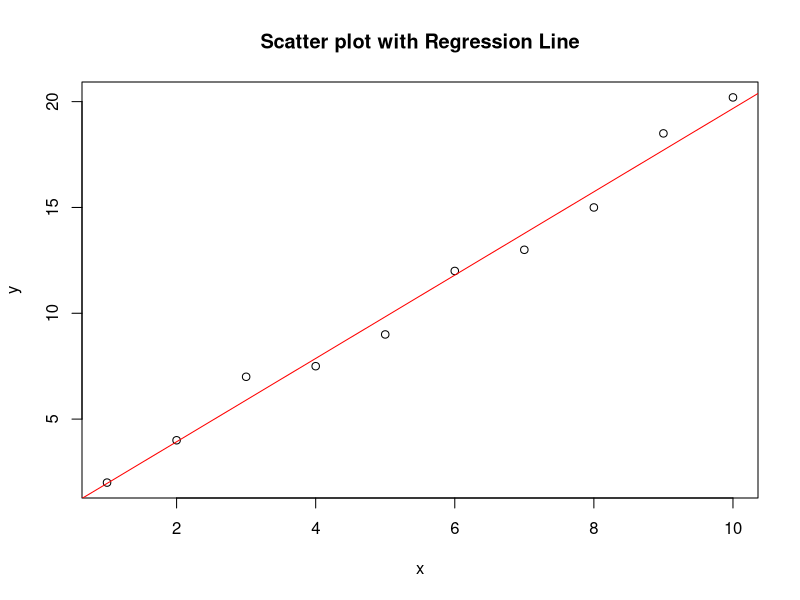
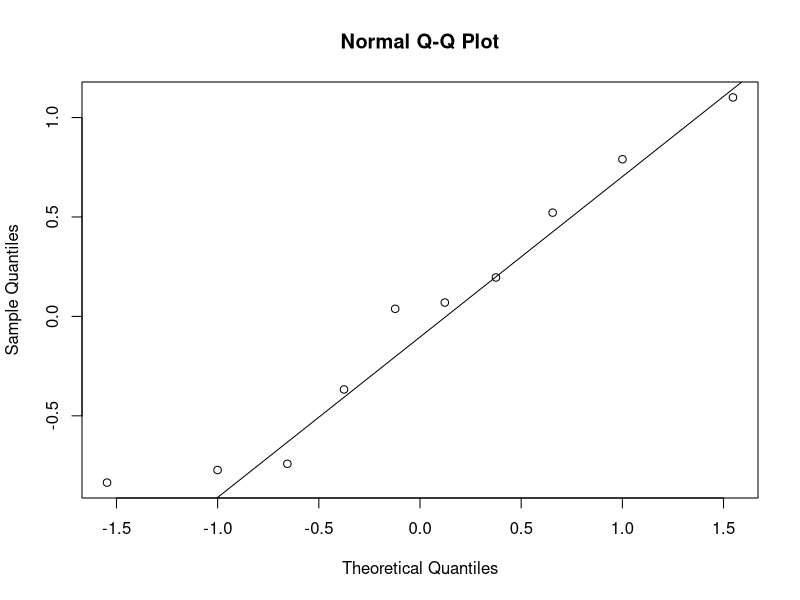

Write R code to recreate these figures, in order.
# Function to plot data and regression line
plot_data_with_regression <- function(x, y) {
  tryCatch({
    plot(x, y, main = "Scatter plot with Regression Line", xlab = "x", ylab = "y")
    modfit <- lm(y ~ x)
    abline(modfit, col = "red")
  }, error = function(e) {
    message("Error in plotting data: ", e$message)
  })
}

# Function to save residuals and plot QQ plot
plot_residuals_qq <- function(modfit) {
  tryCatch({
    residuals <- modfit$residuals
    qqnorm(residuals)
    qqline(residuals)
  }, error = function(e) {
    message("Error in plotting residuals QQ plot: ", e$message)
  })
}

# Function to perform Shapiro-Wilk test on residuals
shapiro_test_residuals <- function(modfit, alpha = 0.15) {
  tryCatch({
    residuals <- modfit$residuals
    shapiro_test_result <- shapiro.test(residuals)
    cat("Shapiro-Wilk test for normality:\n")
    print(shapiro_test_result)
    if (shapiro_test_result$p.value > alpha) {
      cat("The residuals are approximately normally distributed (p > alpha)\n")
    } else {
      cat("The residuals are not approximately normally distributed (p <= alpha)\n")
    }
  }, error = function(e) {
    message("Error in performing Shapiro-Wilk test: ", e$message)
  })
}

# Example usage
data <- data.frame(x = c(1,2,3,4,5,6,7,8,9,10), y = c(2,4,7,7.5,9,12,13,15,18.5,20.2))

# Plot data with regression line
plot_data_with_regression(data$x, data$y)

# Fit linear model
modfit <- lm(y ~ x, data = data)

# Plot residuals QQ plot
plot_residuals_qq(modfit)

# Perform Shapiro-Wilk test on residuals
shapiro_test_residuals(modfit)
